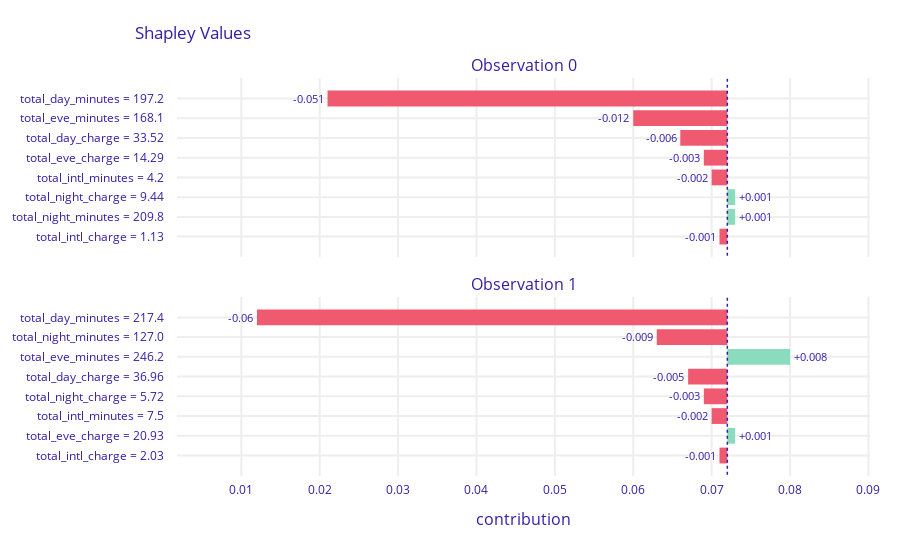

Source (notebook cell):
### Markdown cell above
The *dalex* implementation indicates that in both cases the *total_day_minutes* feature has the highest attribution value. This is consistent with the explanations obtained in the previous homework and makes intuitive sense. Such feature should greatly indicate whether the client is going to churn or not. Interestingly, other features seem to differ in terms of attributiosn between observations. For example, the *total_night_minutes* feature has the second highest absolute attribution for the second observation, and only second from last for the first observation. Moreover, *total_eve_minutes* has negative attribution for the first observation and positive for the second one.

### Code cell
make_shap_dalex()

### Figure 1 — Plotly figure (JSON) as saved in the notebook; plotly's stock layout.template omitted (floating-point values rounded to 4 significant figures)
{"data": [{"base": 0.072, "hoverinfo": "text", "hoverlabel": {"bgcolor": "rgba(0,0,0,0.8)"}, "hovertext": ["Average response: 0.072<br>Prediction: 0<br>total_day_minutes = 197.2<br>decreases average response <br>by 0.051", "Average response: 0.072<br>Prediction: 0<br>total_eve_minutes = 168.1<br>decreases average response <br>by 0.012", "Average response: 0.072<br>Prediction: 0<br>total_day_charge = 33.52<br>decreases average response <br>by 0.006", "Average response: 0.072<br>Prediction: 0<br>total_eve_charge = 14.29<br>decreases average response <br>by 0.003", "Average response: 0.072<br>Prediction: 0<br>total_intl_minutes = 4.2<br>decreases average response <br>by 0.002", "Average response: 0.072<br>Prediction: 0<br>total_night_charge = 9.44<br>increases average response <br>by 0.001", "Average response: 0.072<br>Prediction: 0<br>total_night_minutes = 209.8<br>increases average response <br>by 0.001", "Average response: 0.072<br>Prediction: 0<br>total_intl_charge = 1.13<br>decreases average response <br>by 0.001"], "marker": {"color": ["#f05a71", "#f05a71", "#f05a71", "#f05a71", "#f05a71", "#8bdcbe", "#8bdcbe", "#f05a71"]}, "orientation": "h", "showlegend": false, "text": ["-0.051", "-0.012", "-0.006", "-0.003", "-0.002", "+0.001", "+0.001", "-0.001"], "textposition": "outside", "type": "bar", "x": [-0.051, -0.012, -0.006, -0.003, -0.002, 0.001, 0.001, -0.001], "xaxis": "x", "y": ["total_day_minutes = 197.2", "total_eve_minutes = 168.1", "total_day_charge = 33.52", "total_eve_charge = 14.29", "total_intl_minutes = 4.2", "total_night_charge = 9.44", "total_night_minutes = 209.8", "total_intl_charge = 1.13"], "yaxis": "y"}, {"base": 0.072, "hoverinfo": "text", "hoverlabel": {"bgcolor": "rgba(0,0,0,0.8)"}, "hovertext": ["Average response: 0.072<br>Prediction: 0<br>total_day_minutes = 217.4<br>decreases average response <br>by 0.06", "Average response: 0.072<br>Prediction: 0<br>total_night_minutes = 127.0<br>decreases average response <br>by 0.009", "Average response: 0.072<br>Prediction: 0<br>total_eve_minutes = 246.2<br>increases average response <br>by 0.008", "Average response: 0.072<br>Prediction: 0<br>total_day_charge = 36.96<br>decreases average response <br>by 0.005", "Average response: 0.072<br>Prediction: 0<br>total_night_charge = 5.72<br>decreases average response <br>by 0.003", "Average response: 0.072<br>Prediction: 0<br>total_intl_minutes = 7.5<br>decreases average response <br>by 0.002", "Average response: 0.072<br>Prediction: 0<br>total_eve_charge = 20.93<br>increases average response <br>by 0.001", "Average response: 0.072<br>Prediction: 0<br>total_intl_charge = 2.03<br>decreases average response <br>by 0.001"], "marker": {"color": ["#f05a71", "#f05a71", "#8bdcbe", "#f05a71", "#f05a71", "#f05a71", "#8bdcbe", "#f05a71"]}, "orientation": "h", "showlegend": false, "text": ["-0.06", "-0.009", "+0.008", "-0.005", "-0.003", "-0.002", "+0.001", "-0.001"], "textposition": "outside", "type": "bar", "x": [-0.06, -0.009, 0.008, -0.005, -0.003, -0.002, 0.001, -0.001], "xaxis": "x2", "y": ["total_day_minutes = 217.4", "total_night_minutes = 127.0", "total_eve_minutes = 246.2", "total_day_charge = 36.96", "total_night_charge = 5.72", "total_intl_minutes = 7.5", "total_eve_charge = 20.93", "total_intl_charge = 2.03"], "yaxis": "y2"}], "layout": {"annotations": [{"font": {"size": 16}, "showarrow": false, "text": "Observation 0", "x": 0.5, "xanchor": "center", "xref": "paper", "y": 1, "yanchor": "bottom", "yref": "paper"}, {"font": {"size": 16}, "showarrow": false, "text": "Observation 1", "x": 0.5, "xanchor": "center", "xref": "paper", "y": 0.45, "yanchor": "bottom", "yref": "paper"}, {"font": {"size": 16}, "showarrow": false, "text": "contribution", "x": 0.5, "xanchor": "center", "xref": "paper", "y": 0, "yanchor": "top", "yref": "paper", "yshift": -30}], "font": {"color": "#371ea3"}, "height": 547, "margin": {"b": 71, "r": 30, "t": 78}, "shapes": [{"line": {"color": "#371ea3", "dash": "dot", "width": 1.5}, "type": "line", "x0": 0.072, "x1": 0.072, "xref": "x", "y0": -1, "y1": 8, "yref": "y"}, {"line": {"color": "#371ea3", "dash": "dot", "width": 1.5}, "type": "line", "x0": 0.072, "x1": 0.072, "xref": "x2", "y0": -1, "y1": 8, "yref": "y2"}], "title": {"text": "Shapley Values", "x": 0.15}, "xaxis": {"anchor": "y", "automargin": true, "domain": [0, 1], "fixedrange": true, "gridwidth": 2, "matches": "x2", "range": [0.0018, 0.0902], "showticklabels": false, "tickcolor": "white", "ticklen": 3, "ticks": "outside", "type": "linear", "zeroline": false}, "xaxis2": {"anchor": "y2", "automargin": true, "domain": [0, 1], "fixedrange": true, "gridwidth": 2, "range": [0.0018, 0.0902], "tickcolor": "white", "ticklen": 3, "ticks": "outside", "type": "linear", "zeroline": false}, "yaxis": {"anchor": "x", "automargin": true, "autorange": "reversed", "domain": [0.55, 1], "fixedrange": true, "gridwidth": 2, "tickcolor": "white", "ticklen": 10, "ticks": "outside", "type": "category"}, "yaxis2": {"anchor": "x2", "automargin": true, "autorange": "reversed", "domain": [0, 0.45], "fixedrange": true, "gridwidth": 2, "tickcolor": "white", "ticklen": 10, "ticks": "outside", "type": "category"}}}
